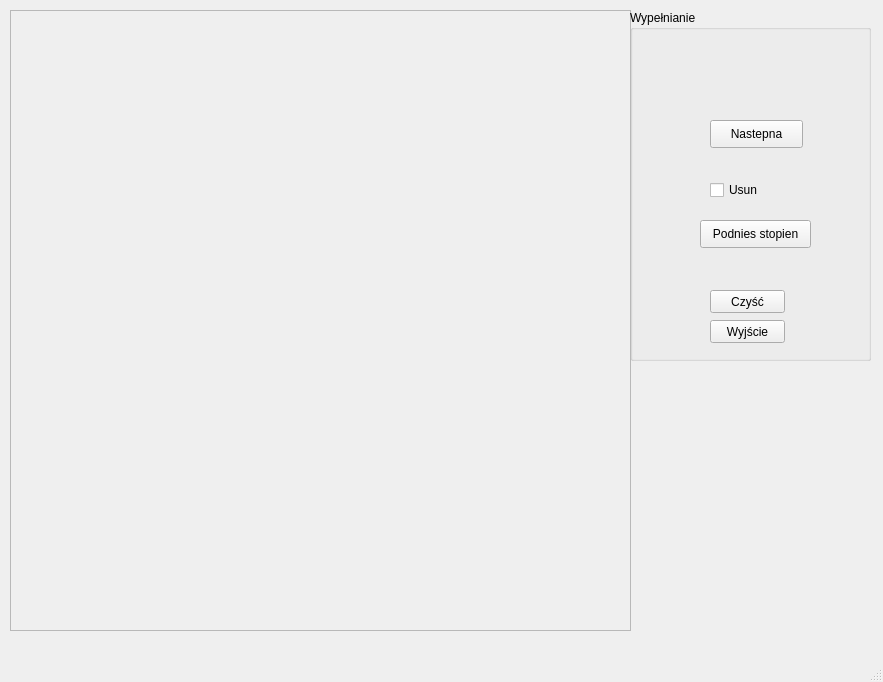
<?xml version="1.0" encoding="UTF-8"?>
<ui version="4.0">
 <class>MainWindow</class>
 <widget class="QMainWindow" name="MainWindow">
  <property name="geometry">
   <rect>
    <x>0</x>
    <y>0</y>
    <width>883</width>
    <height>682</height>
   </rect>
  </property>
  <property name="windowTitle">
   <string>MainWindow</string>
  </property>
  <widget class="QWidget" name="centralWidget">
   <widget class="QFrame" name="rysujFrame">
    <property name="geometry">
     <rect>
      <x>10</x>
      <y>10</y>
      <width>621</width>
      <height>621</height>
     </rect>
    </property>
    <property name="frameShape">
     <enum>QFrame::StyledPanel</enum>
    </property>
    <property name="frameShadow">
     <enum>QFrame::Raised</enum>
    </property>
   </widget>
   <widget class="QGroupBox" name="groupBox">
    <property name="geometry">
     <rect>
      <x>630</x>
      <y>10</y>
      <width>241</width>
      <height>351</height>
     </rect>
    </property>
    <property name="title">
     <string>Wypełnianie</string>
    </property>
    <widget class="QPushButton" name="cleanButton">
     <property name="geometry">
      <rect>
       <x>80</x>
       <y>280</y>
       <width>75</width>
       <height>23</height>
      </rect>
     </property>
     <property name="text">
      <string>Czyść</string>
     </property>
    </widget>
    <widget class="QPushButton" name="exitButton">
     <property name="geometry">
      <rect>
       <x>80</x>
       <y>310</y>
       <width>75</width>
       <height>23</height>
      </rect>
     </property>
     <property name="text">
      <string>Wyjście</string>
     </property>
    </widget>
    <widget class="QPushButton" name="pushButton">
     <property name="geometry">
      <rect>
       <x>80</x>
       <y>110</y>
       <width>93</width>
       <height>28</height>
      </rect>
     </property>
     <property name="text">
      <string>Nastepna</string>
     </property>
    </widget>
    <widget class="QCheckBox" name="checkBox">
     <property name="geometry">
      <rect>
       <x>80</x>
       <y>170</y>
       <width>81</width>
       <height>20</height>
      </rect>
     </property>
     <property name="text">
      <string>Usun</string>
     </property>
    </widget>
    <widget class="QPushButton" name="pushButton_2">
     <property name="geometry">
      <rect>
       <x>70</x>
       <y>210</y>
       <width>111</width>
       <height>28</height>
      </rect>
     </property>
     <property name="text">
      <string>Podnies stopien</string>
     </property>
    </widget>
   </widget>
  </widget>
  <widget class="QMenuBar" name="menuBar">
   <property name="geometry">
    <rect>
     <x>0</x>
     <y>0</y>
     <width>883</width>
     <height>26</height>
    </rect>
   </property>
  </widget>
  <widget class="QStatusBar" name="statusBar"/>
 </widget>
 <layoutdefault spacing="6" margin="11"/>
 <resources/>
 <connections/>
</ui>
